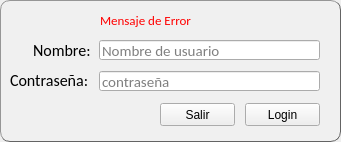
<?xml version="1.0" encoding="UTF-8"?>
<ui version="4.0">
 <class>MainWindow</class>
 <widget class="QMainWindow" name="MainWindow">
  <property name="windowModality">
   <enum>Qt::ApplicationModal</enum>
  </property>
  <property name="geometry">
   <rect>
    <x>0</x>
    <y>0</y>
    <width>341</width>
    <height>142</height>
   </rect>
  </property>
  <property name="minimumSize">
   <size>
    <width>341</width>
    <height>142</height>
   </size>
  </property>
  <property name="maximumSize">
   <size>
    <width>341</width>
    <height>142</height>
   </size>
  </property>
  <property name="windowTitle">
   <string>Telefonía IP - LogIn</string>
  </property>
  <property name="windowIcon">
   <iconset>
    <normaloff>llamada_reposo.png</normaloff>llamada_reposo.png</iconset>
  </property>
  <property name="styleSheet">
   <string notr="true">QWidget#centralwidget{
	border-color: rgb(100, 100, 100);
	border-style: outset;
    border-width: 1px;
    border-radius: 10px;
	/*background-color: rgb(218, 215, 209);*/
	background-color: rgb(240, 240, 240);
}

QLabel#label
{
	background-color: rgb(255, 110, 85);
	border-style: outset;
    border-width: 2px;
    border-radius: 10px;
    border-color: black;

}

QPushButton#init_guardar
{
	background-color: rgb(255, 110, 85);
    border-style: outset;
    border-width: 2px;
    border-radius: 10px;
    border-color: black;
  
}



</string>
  </property>
  <widget class="QWidget" name="centralwidget">
   <widget class="QPushButton" name="pushButton_login">
    <property name="geometry">
     <rect>
      <x>245</x>
      <y>103</y>
      <width>75</width>
      <height>23</height>
     </rect>
    </property>
    <property name="text">
     <string>Login</string>
    </property>
   </widget>
   <widget class="QPushButton" name="pushButton_salir">
    <property name="geometry">
     <rect>
      <x>160</x>
      <y>103</y>
      <width>75</width>
      <height>23</height>
     </rect>
    </property>
    <property name="text">
     <string>Salir</string>
    </property>
   </widget>
   <widget class="QLabel" name="label_2">
    <property name="geometry">
     <rect>
      <x>33</x>
      <y>40</y>
      <width>71</width>
      <height>21</height>
     </rect>
    </property>
    <property name="font">
     <font>
      <family>Calibri</family>
      <pointsize>12</pointsize>
      <weight>50</weight>
      <bold>false</bold>
     </font>
    </property>
    <property name="text">
     <string>Nombre:</string>
    </property>
   </widget>
   <widget class="QLabel" name="label_3">
    <property name="geometry">
     <rect>
      <x>10</x>
      <y>72</y>
      <width>81</width>
      <height>16</height>
     </rect>
    </property>
    <property name="font">
     <font>
      <family>Calibri</family>
      <pointsize>12</pointsize>
      <weight>50</weight>
      <bold>false</bold>
     </font>
    </property>
    <property name="text">
     <string>Contraseña:</string>
    </property>
   </widget>
   <widget class="QLineEdit" name="lineEdit_nombre_usuario">
    <property name="geometry">
     <rect>
      <x>99</x>
      <y>40</y>
      <width>221</width>
      <height>20</height>
     </rect>
    </property>
    <property name="font">
     <font>
      <family>Calibri</family>
      <pointsize>11</pointsize>
     </font>
    </property>
    <property name="text">
     <string/>
    </property>
    <property name="placeholderText">
     <string>Nombre de usuario</string>
    </property>
   </widget>
   <widget class="QLineEdit" name="lineEdit_contrasena">
    <property name="geometry">
     <rect>
      <x>99</x>
      <y>71</y>
      <width>221</width>
      <height>20</height>
     </rect>
    </property>
    <property name="font">
     <font>
      <family>Calibri</family>
      <pointsize>11</pointsize>
     </font>
    </property>
    <property name="maxLength">
     <number>30</number>
    </property>
    <property name="echoMode">
     <enum>QLineEdit::Password</enum>
    </property>
    <property name="placeholderText">
     <string>contraseña</string>
    </property>
   </widget>
   <widget class="QLabel" name="label_mensaje">
    <property name="enabled">
     <bool>false</bool>
    </property>
    <property name="geometry">
     <rect>
      <x>100</x>
      <y>10</y>
      <width>211</width>
      <height>21</height>
     </rect>
    </property>
    <property name="font">
     <font>
      <family>Calibri</family>
      <pointsize>10</pointsize>
      <weight>50</weight>
      <bold>false</bold>
     </font>
    </property>
    <property name="styleSheet">
     <string notr="true">color: rgb(255, 0, 0);</string>
    </property>
    <property name="text">
     <string>Mensaje de Error</string>
    </property>
   </widget>
  </widget>
 </widget>
 <resources/>
 <connections/>
</ui>
